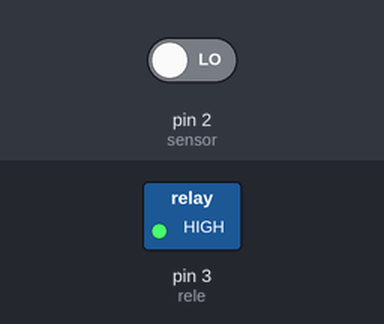
Bench run of a program on a simulated Arduino Uno, built with avr-gcc and run on an emulated ATmega328P. Parts: switched loads named in the program (green lamp = pin HIGH). Inputs (shaded band) come from the test bench; at power-on: pin 2 (sensor) LOW.

Above: at 3.2 s.
3.3 s: pin 2 (sensor) driven HIGH
At 12.4 s:
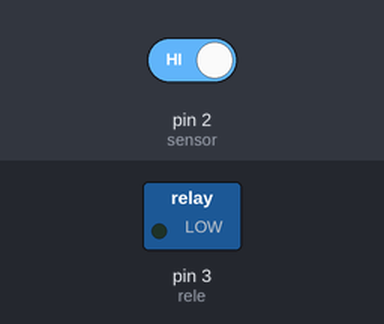
13.5 s: pin 2 (sensor) driven LOW
At 14.8 s:
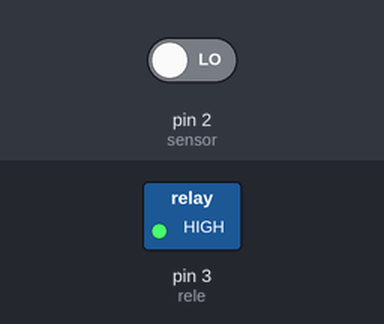
Timing chart, 0 to 16.5 s (numbered marks = the images above; inputs shaded):
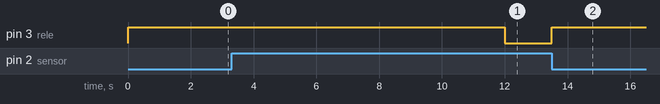

The program:

main.cpp
```cpp
#include <Arduino.h>

// Define os pinos de cada elemento
#define sensor 2
#define rele 3

// Inicia a variável irrigar como falsa
bool irrigar = false;

void setup()
{
  // Define os pinos como entrada ou saída
  pinMode(sensor, INPUT);
  pinMode(rele, OUTPUT);

  // Garante que o relé comece desligado
  digitalWrite(rele, HIGH);

  delay(2000); // Aguarda 7 segundos para estabilizar o sensor
}

void loop()
{

  // Lê o estado do sensor de umidade
  irrigar = digitalRead(sensor);

  // Verifica se deve ligar ou desligar a bomba
  if(irrigar)
  {
    // Caso irrigar seja verdadeiro, liga a bomba
    digitalWrite(rele, LOW);
    delay(100);
  }
  else
  {
    // Caso contrário, desliga a bomba
    digitalWrite(rele, HIGH);
    delay(10000);
  }
  // Pequeno atraso para estabilizar a leitura
}
```

Measured:
- after the input at 3.3 s, pin 3 (rele): HIGH → LOW after 8.7 s
- after the input at 13.5 s, pin 3 (rele): LOW → HIGH at once
